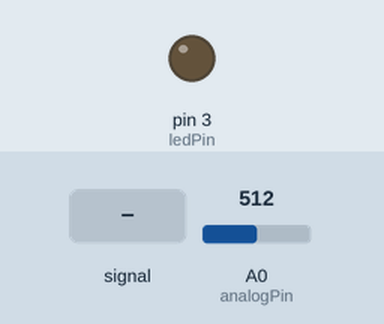
Bench run of a sketch on a simulated Arduino Uno, built with avr-gcc and run on an emulated ATmega328P. Shown: output pins drawn as LEDs (lit = HIGH). The inputs (shaded band) are chosen by the test bench; at power-on: A0 (analogPin) = 512. What the sketch prints to the serial monitor is not drawn.

Above: at 1.2 s.
1.3 s: A0 (analogPin) fed a 200 Hz sine of ±81 counts around its level
4.3 s: A0 (analogPin) set to 495
At 5.0 s:
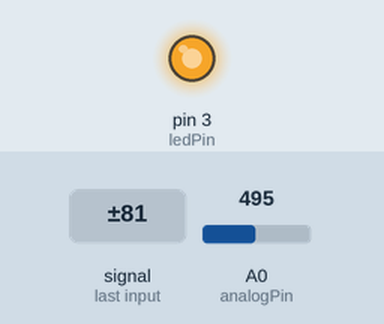
5.8 s: A0 (analogPin) set to 0
At 6.1 s:
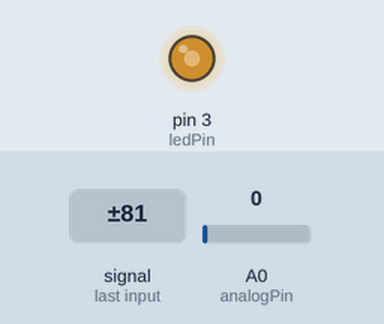
Timing chart, 0 to 8.8 s (numbered marks = the images above; inputs shaded):
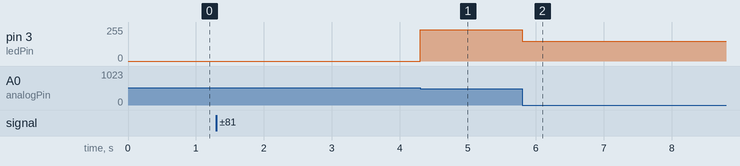

The sketch:

14_VR_LED_cntl.ino
```cpp
const int analogPin = A0;
const int ledPin = 3;

void setup() {
  Serial.begin(115200);
}

void loop() {
  int analogValue = analogRead(analogPin);  // 0 ~ 1023 값 출력
  int val = map(analogValue, 90, 300, 0, 255);  // analogValue에는 0~1023 값이 들어오지만 0~255에 맞춰서 값을 리턴

  analogWrite(ledPin, val);
  Serial.println(analogValue);
}
```

Measured:
- the behaviour switches between 512 and 511 on A0 (analogPin) (found by bisection; images 0 and 1)
- after the input at 5.8 s, pin 3 (ledPin): 235/255 → 147/255 at once
